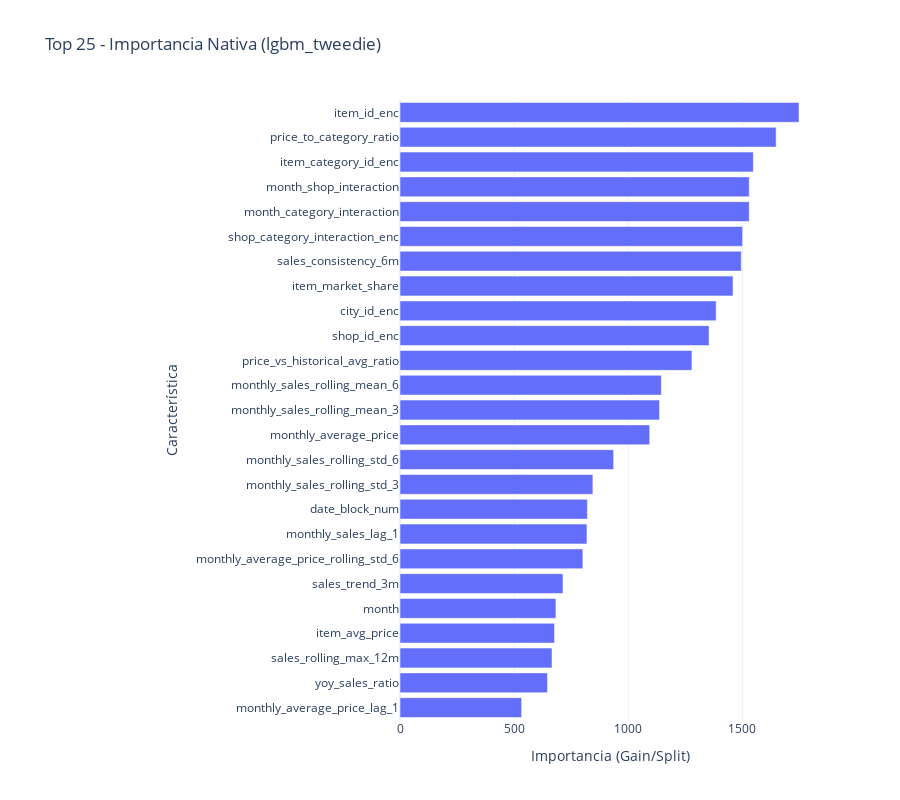

Notebook code for this chart:
### Code cell
df_importance_xgb = plot_native_importance(
    best_model, X_val_for_importance, model_name="lgbm_tweedie"
)

### Figure 1 — Plotly figure (JSON) as saved in the notebook; plotly's stock layout.template omitted (floating-point values rounded to 4 significant figures)
{"data": [{"alignmentgroup": "True", "hovertemplate": "Importancia (Gain/Split)=%{x}<br>Característica=%{y}<extra></extra>", "legendgroup": "", "marker": {"color": "#636efa", "pattern": {"shape": ""}}, "name": "", "offsetgroup": "", "orientation": "h", "showlegend": false, "textposition": "auto", "type": "bar", "x": [1748, 1648, 1548, 1530, 1530, 1501, 1495, 1459, 1385, 1354, 1279, 1145, 1137, 1094, 936, 845, 821, 819, 801, 714, 683, 677, 666, 646, 533], "xaxis": "x", "y": ["item_id_enc", "price_to_category_ratio", "item_category_id_enc", "month_shop_interaction", "month_category_interaction", "shop_category_interaction_enc", "sales_consistency_6m", "item_market_share", "city_id_enc", "shop_id_enc", "price_vs_historical_avg_ratio", "monthly_sales_rolling_mean_6", "monthly_sales_rolling_mean_3", "monthly_average_price", "monthly_sales_rolling_std_6", "monthly_sales_rolling_std_3", "date_block_num", "monthly_sales_lag_1", "monthly_average_price_rolling_std_6", "sales_trend_3m", "month", "item_avg_price", "sales_rolling_max_12m", "yoy_sales_ratio", "monthly_average_price_lag_1"], "yaxis": "y"}], "layout": {"barmode": "relative", "height": 800, "legend": {"tracegroupgap": 0}, "margin": {"l": 400}, "title": {"text": "Top 25 - Importancia Nativa (lgbm_tweedie)"}, "xaxis": {"anchor": "y", "domain": [0, 1], "title": {"text": "Importancia (Gain/Split)"}}, "yaxis": {"anchor": "x", "autorange": "reversed", "domain": [0, 1], "title": {"text": "Característica"}}}}
